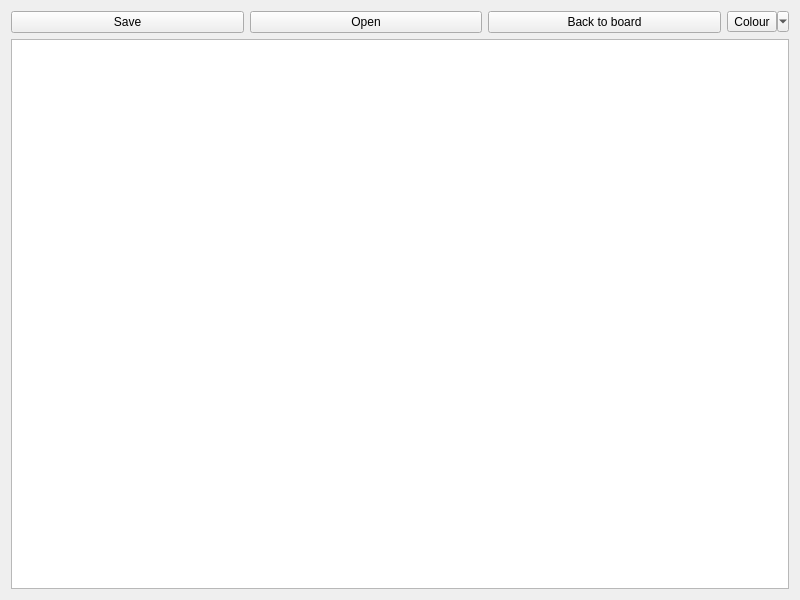
<?xml version="1.0" encoding="UTF-8"?>
<ui version="4.0">
 <class>Paint</class>
 <widget class="QWidget" name="Paint">
  <property name="enabled">
   <bool>true</bool>
  </property>
  <property name="geometry">
   <rect>
    <x>0</x>
    <y>0</y>
    <width>800</width>
    <height>600</height>
   </rect>
  </property>
  <property name="windowTitle">
   <string>Paint</string>
  </property>
  <layout class="QGridLayout" name="gridLayout">
   <item row="0" column="1">
    <widget class="QPushButton" name="pushButton_2">
     <property name="text">
      <string>Open</string>
     </property>
    </widget>
   </item>
   <item row="0" column="0">
    <widget class="QPushButton" name="pushButton">
     <property name="text">
      <string>Save</string>
     </property>
    </widget>
   </item>
   <item row="1" column="0" colspan="4">
    <widget class="QGraphicsView" name="graphicsView"/>
   </item>
   <item row="0" column="3">
    <widget class="QToolButton" name="toolButton">
     <property name="text">
      <string>Colour</string>
     </property>
     <property name="popupMode">
      <enum>QToolButton::MenuButtonPopup</enum>
     </property>
    </widget>
   </item>
   <item row="0" column="2">
    <widget class="QPushButton" name="pushButton_3">
     <property name="text">
      <string>Back to board</string>
     </property>
    </widget>
   </item>
  </layout>
 </widget>
 <resources/>
 <connections/>
</ui>
